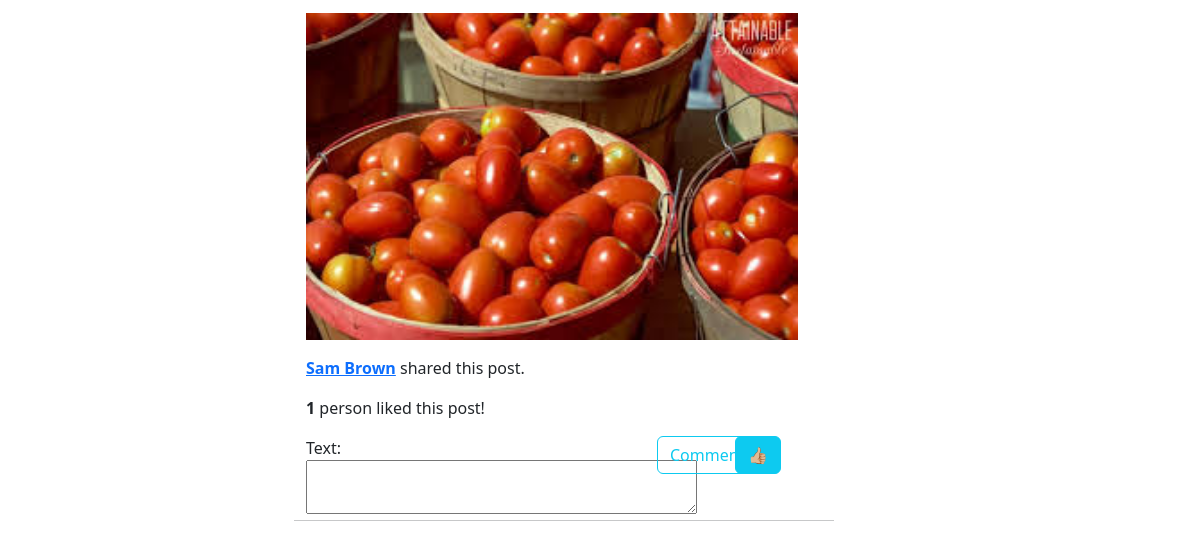
/search/ (signed in, lower part), run on an earlier commit of the app's database.
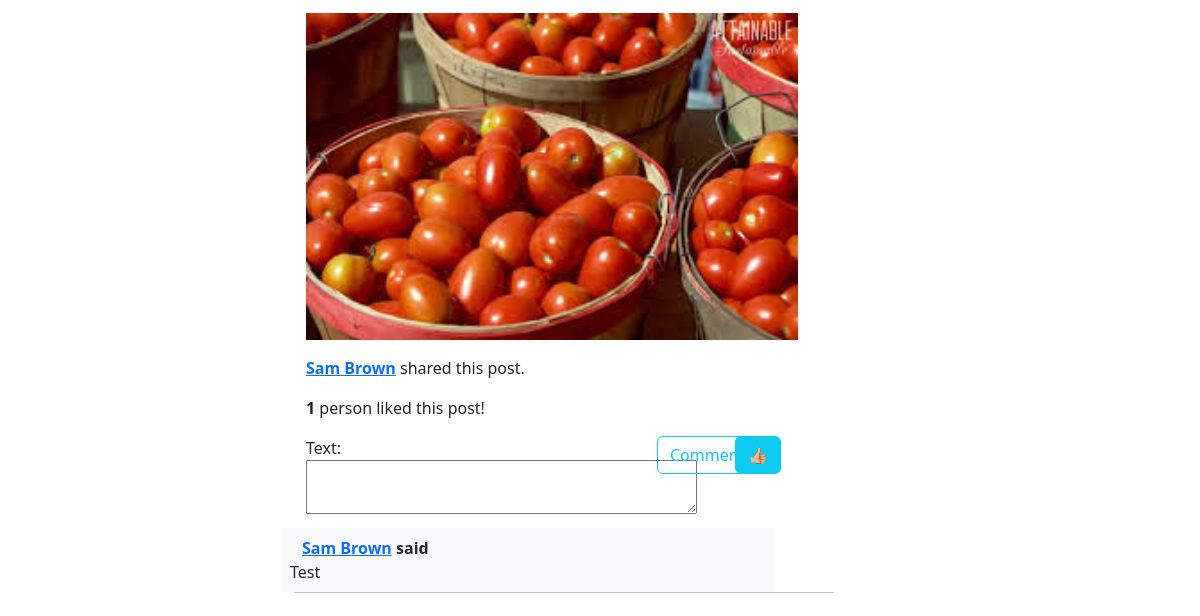
And on a later commit of the database.
### application/models.py (models this page shows, shortened)
class Post(models.Model):
    title = models.CharField(max_length=50)
    image = models.ImageField(upload_to="uploads/", null=True, blank=True)
    content = models.TextField()
    link = models.CharField(max_length=500, null=True)
    author = models.ForeignKey(UserProfile, on_delete=models.CASCADE, null=True)
    slug = models.SlugField(default="", null=False, blank=True, db_index=True)
    likers = models.ManyToManyField("UserProfile", related_name='liked_posts', blank=True)
    bookmarkers = models.ManyToManyField("UserProfile", related_name='bookmarked_posts', blank=True)
    space = models.ForeignKey("Space", related_name='posts', blank=True, on_delete=models.CASCADE, null=True)
    created_at = models.DateTimeField(auto_now_add=True, blank=True, null=True)

class UserProfile(models.Model):
    id = models.AutoField(primary_key=True)
    user = models.OneToOneField(User, on_delete=models.CASCADE, related_name='profile')
    profile_picture = models.ImageField(upload_to='profiles/', blank=True, null=True)
    bio = models.TextField(blank=True)
    followers = models.ManyToManyField("UserProfile", related_name='following', blank=True)
    def __str__(self):
        return f"{self.user.first_name}  {self.user.last_name}"

class Comment(models.Model):
    post = models.ForeignKey(Post, on_delete=models.CASCADE, null=True)
    author = models.ForeignKey(UserProfile, on_delete=models.CASCADE, null=True)
    text = models.TextField()

### application/views.py (the view)
# urls.py: path('search/', views.search_keywords, name='search_keywords'),
@login_required
def search_keywords(request):
  query = request.GET.get('q')
  if query:
    posts = Post.objects.filter(Q(title__contains=query) | Q(content__contains=query))
    comment_form = CommentForm()
  else:
    posts = Post.objects.all()
    comment_form = CommentForm()
  return render(request, 'application/search.html', {'posts': posts, "comment_form":comment_form, "title": query})

### application/forms.py
class CommentForm(ModelForm):
    class Meta:
        model = Comment
        fields = ['text']
        widgets = {
          'text': forms.Textarea(attrs={'rows':2}),
        }

### application/templates/application/search.html (shortened to what this page needs)
{% extends "application/base.html" %}
{% block body_content %}
    <div class="row">
        <div class="col-3">
        </div>
        <div class="col-6">
            <br>
            <br>
            {% for post in posts %}
                <div class="row">
                <div class="row">
                    {% if post.image %}
                        <a href="{{ post.link }}"><img src="{{ post.image.url }}" style="width:100%"></a>
                    {%  endif %}
                    <p><a href="{{ post.link }}"></a>
                    <div class="row">
                        <div class="col-6">
                            <p><strong><a href="/user/{{ post.author.id }}">{{ post.author }}</a></strong> shared this post.</p>
                            {% if post.likers.all.count == 0 %}
                                <p><strong> No one</strong> liked this post yet. Be the first liker!</p>
                            {% elif post.likers.all.count == 1 %}
                                <p><strong> 1</strong> person liked this post!</p>
                            {% else %}
                                <p><strong> {{ post.likers.all.count }}</strong> people liked this post!</p>
                            {% endif %}
                        </div>
                        <div class="col-3">
                        </div>
                        <div class="col-2">
                        </div>
                        <div class="row">
                            <div class="col-9">
                                <form action="{% url 'submit_comment' post.pk %}" method="post">
                                {{ comment_form }}
                            </div>
                            <div class="col-2">
                                <button type="submit" class="btn btn-outline-info btn-block text-right">Comment</button>
                            </div>
                            <div class="col-1 float-right text-right">
                               <form action="{% url 'like_post' post.pk %}" method="post">
                                {% if  request.user.profile in post.likers.all %}
                                    <button type="submit" class="btn btn-info btn-block float-right"> 👍🏼 </button>
                                {% else %}
                                    <button type="submit" class="btn btn-outline-info btn-block float-right"> 👍🏼 </button>
                                {% endif %}
                               </form>
                            </div>
                        </div>
                        {% for comment in post.comment_set.all %}
                            <div class="row mt-2 p-2 bg-light">
                                <strong> <a href="/user/{{ comment.author.user.id}}">{{ comment.author.user.get_full_name }}</a> said</strong>  {{ comment.text }}
                            </div>
                        {% endfor %}
                    </div>
                </div>
                <br>
                <br>
                <hr>
                <br>
            {% endfor %}
            </div>
        </div>
    </div>
    </div>
{% endblock %}

What changed in the data, as far as the page shows it:
added Comment: author.user.get_full_name "Sam Brown", text "Test"
